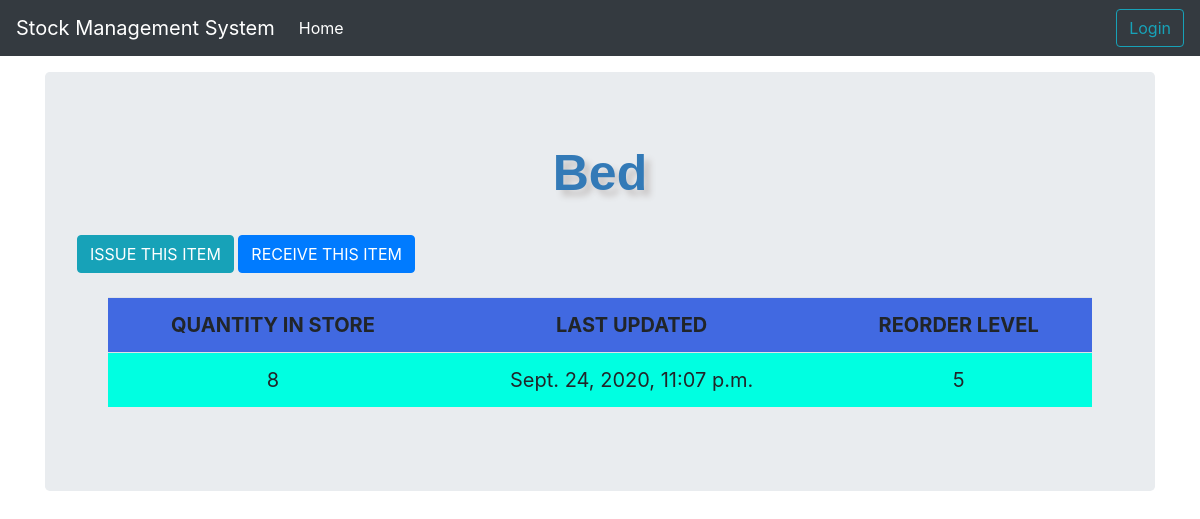
The page /stock_detail/8/ on the database its author committed.
### SMS/models.py (models this page shows, shortened)
class Stock(models.Model):
    category = models.ForeignKey(Category, on_delete=models.CASCADE, blank=True)
    item_name = models.CharField(max_length=50, blank=True, null=True)
    quantity = models.IntegerField(default='0', blank=True, null=True)
    receive_quantity = models.IntegerField(default='0', blank=True, null=True)
    receive_by = models.CharField(max_length=50, blank=True, null=True)
    issue_quantity = models.IntegerField(default='0', blank=True, null=True)
    issue_by = models.CharField(max_length=50, blank=True, null=True)
    issue_to = models.CharField(max_length=50, blank=True, null=True)
    phone_number = models.CharField(max_length=50, blank=True, null=True)
    created_by = models.CharField(max_length=50, blank=True, null=True)
    reorder_level = models.IntegerField(default='0', blank=True, null=True)
    last_updated = models.DateTimeField(auto_now_add=False, auto_now=True)
    timestamp = models.DateTimeField(auto_now_add=True, auto_now=False)

### SMS/views.py (the view)
# urls.py: path('stock_detail/<str:pk>/', views.stock_detail, name="stock_detail"),
def stock_detail(request, pk):
    items = Stock.objects.get(id=pk)
    context = {
        "items": items,
        "title": items.item_name
    }
    return render(request, "stock_detail.html", context)

### templates/stock_detail.html (shortened to what this page needs)
{% load crispy_forms_filters %}
{% load static %}
{% load crispy_forms_tags %}
<!DOCTYPE html>
<html lang="en">
  <head>
     <link rel="stylesheet" href="https://stackpath.bootstrapcdn.com/bootstrap/4.4.1/css/bootstrap.min.css"
>
      <link rel="stylesheet" href="{% static 'css/style.css' %}">
    <link href="{% static 'css/navbar-top-fixed.css' %}" rel="stylesheet">
  </head>
  <body>
  {% include 'navbar.html' %}
<main role="main" class="container">
  <div class="jumbotron">
    <div class="header">{{ title }}</div>
<br>
      <a href="{% url 'issue_items' items.id %}"><div class='btn btn-info'>ISSUE THIS ITEM</div></a>
    <a href="{% url 'receive_items' items.id %}"><div class='btn btn-primary'>RECEIVE THIS ITEM</div></a>
  <br><br>
  <div class="display_table">
    <table class='table'>
        <tr>
            <th style="font-size: 20px;">QUANTITY IN STORE</th>
            <th style="font-size: 20px;">LAST UPDATED</th>
            <th style="font-size: 20px;">REORDER LEVEL</th>
        </tr>
        <tr>
            <td style="font-size: 20px;">{{items.quantity}}</td>
            <td style="font-size: 20px;">{{items.last_updated}}</td>
            <td style="font-size: 20px;">{{items.reorder_level}}</td>
        </tr>
    </table>
  </div>
  </div>
</main>
  </body>
</html>

### SMS/static/css/style.css (style rules this page uses)
.table { font-size: 13px; text-align: center; width: 95%; margin: auto; text-align: center; }
.table tr:nth-child(odd) { background: lightskyblue; }
.table tr:nth-child(even) { background: #00ffe1; }
th { background-color: royalblue; }
.display_table { padding-left: 5px; padding-right: 5px; padding-bottom: 20px; }
.header { font-family: helvetica, sans-serif; color: #337ab7; font-size: 50px; text-align: center; width: 100%; text-shadow: 6px 6px 6px #c9c6c6; display: block; font-weight: bolder; }

### SMS/static/css/navbar-top-fixed.css (style rules this page uses)
body { min-height: 75rem; padding-top: 4.5rem; }

### rows shown on the page
Stock: item_name "Bed", quantity "8", last_updated "Sept. 24, 2020, 11:07 p.m.", reorder_level "5"
